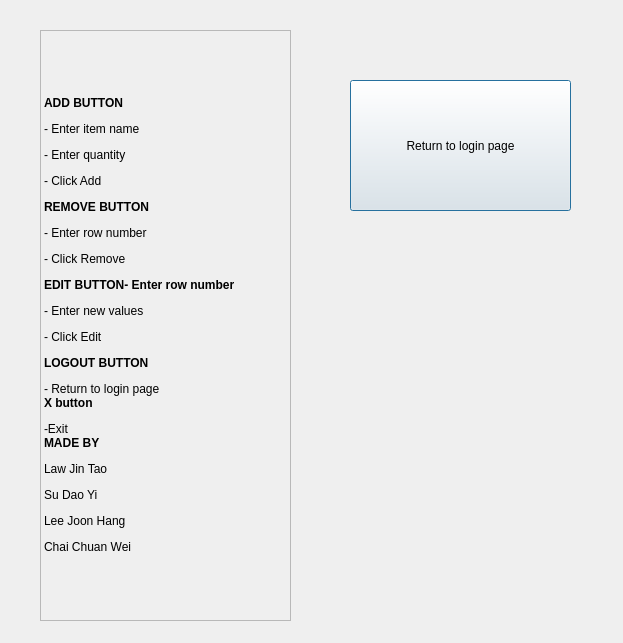
<?xml version="1.0" encoding="UTF-8"?>
<ui version="4.0">
 <class>tutorial</class>
 <widget class="QDialog" name="tutorial">
  <property name="geometry">
   <rect>
    <x>0</x>
    <y>0</y>
    <width>623</width>
    <height>643</height>
   </rect>
  </property>
  <property name="windowTitle">
   <string>Dialog</string>
  </property>
  <widget class="QLabel" name="tutorialLabel">
   <property name="geometry">
    <rect>
     <x>40</x>
     <y>30</y>
     <width>251</width>
     <height>591</height>
    </rect>
   </property>
   <property name="layoutDirection">
    <enum>Qt::LayoutDirection::LeftToRight</enum>
   </property>
   <property name="autoFillBackground">
    <bool>false</bool>
   </property>
   <property name="frameShape">
    <enum>QFrame::Shape::StyledPanel</enum>
   </property>
   <property name="text">
    <string>&lt;html&gt;&lt;head/&gt;&lt;body&gt;&lt;p&gt;&lt;span style=&quot; font-weight:700;&quot;&gt;ADD BUTTON&lt;/span&gt;&lt;/p&gt;&lt;p&gt;- Enter item name&lt;/p&gt;&lt;p&gt;- Enter quantity&lt;/p&gt;&lt;p&gt;- Click Add&lt;/p&gt;&lt;p&gt;&lt;span style=&quot; font-weight:700;&quot;&gt;REMOVE BUTTON&lt;/span&gt;&lt;/p&gt;&lt;p&gt;- Enter row number&lt;/p&gt;&lt;p&gt;- Click Remove&lt;/p&gt;&lt;p&gt;&lt;span style=&quot; font-weight:700;&quot;&gt;EDIT BUTTON- Enter row number&lt;/span&gt;&lt;/p&gt;&lt;p&gt;- Enter new values&lt;/p&gt;&lt;p&gt;- Click Edit&lt;/p&gt;&lt;p&gt;&lt;span style=&quot; font-weight:700;&quot;&gt;LOGOUT BUTTON&lt;/span&gt;&lt;/p&gt;&lt;p&gt;- Return to login page&lt;br/&gt;&lt;span style=&quot; font-weight:700;&quot;&gt; X button &lt;/span&gt;&lt;/p&gt;&lt;p&gt;-Exit &lt;br/&gt;&lt;span style=&quot; font-weight:700;&quot;&gt;MADE BY&lt;/span&gt;&lt;/p&gt;&lt;p&gt;Law Jin Tao&lt;/p&gt;&lt;p&gt;Su Dao Yi&lt;/p&gt;&lt;p&gt;Lee Joon Hang&lt;/p&gt;&lt;p&gt;Chai Chuan Wei&lt;/p&gt;&lt;/body&gt;&lt;/html&gt;</string>
   </property>
  </widget>
  <widget class="QPushButton" name="backButton">
   <property name="geometry">
    <rect>
     <x>350</x>
     <y>80</y>
     <width>221</width>
     <height>131</height>
    </rect>
   </property>
   <property name="text">
    <string>Return to login page</string>
   </property>
  </widget>
 </widget>
 <resources/>
 <connections/>
</ui>
